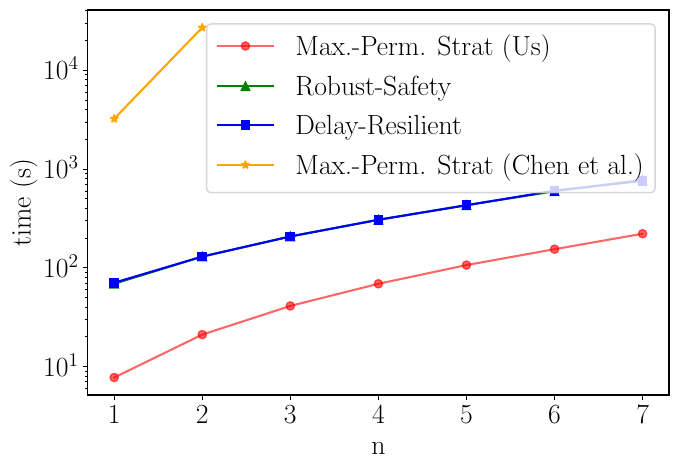

Source code (Python):
import pandas as pd
import numpy as np
from matplotlib import rc
from matplotlib import pyplot as plt

plt.rcParams.update({'font.size': 20})
rc('font', **{'family': 'serif', 'serif': ['Computer Modern']})
rc('text', usetex=True)

with open('exp1.txt', 'r') as file:
    data = file.read()

cols = ['n', 'pre-shield','safest', 'most_controllable', 'pop_sfty', 'pop_ctrl']
df = pd.DataFrame(columns=cols)
n = 0
trivial = 0
safest = 0
controllable = 0
pop_sfty = 0
pop_ctrl = 0
n =1

for line in data.split('\n')[1:]:
    if line[0:6] == 'inputs' or line == '':
        df = df.append({'n': n, 'pre-shield': trivial, 'safest': safest, 'most_controllable':controllable,
                        'pop_sfty':pop_sfty, 'pop_ctrl':pop_ctrl}, ignore_index = True)
        if line == '':
            break
        n = int(line[11])
        trivial = 0
        safest = 0
        controllable = 0
        continue
    if (len(line) < 6):
        continue
    newdelta = float(line.split('in ')[-1].split(' seconds')[0])
    if 'safety vector' in line:
        pop_sfty = newdelta
    elif 'controllability vector' in line:
        pop_ctrl = newdelta
    elif 'safety' in line:
        safest = newdelta
    elif 'controllability' in line:
        controllable = newdelta
    else :
        trivial += newdelta

original_algorithm_p1 = 195.03+216.746+464.097+920.745+1436.55
original_algorithm_p2 = 1966.26 + 2194.29+4165.77+7349.38+11483.8

df['original'] = [original_algorithm_p1, original_algorithm_p2, np.inf, np.inf, np.inf, np.inf, np.inf]

df

for i in df.index[1:]:
    df.loc[i,'pre-shield'] = df.loc[i,'pre-shield'] + df.loc[i-1,'pre-shield']
df.safest = df.safest + df['pre-shield'] + df.pop_sfty
df.most_controllable = df.most_controllable + df['pre-shield'] + df.pop_ctrl

figfactor = 0.5
fig, ax1 = plt.subplots(figsize=(15*figfactor,10*figfactor))
ax1.plot(df.n.astype('int'), df['pre-shield'], color = 'r', marker = 'o', alpha = 0.6)
ax1.plot(df.n.astype('int'), df.safest, color = 'g', marker = '^')
ax1.plot(df.n.astype('int'), df.most_controllable, color = 'b', marker = 's')
ax1.plot(df.n.astype('int'), df.original, color = 'orange', marker = '*')
ax1.set_xlabel('n')
ax1.set_ylabel('time (s)')
ax1.set_yscale('log', base=10)
ax1.set_xticks(df.n.astype('int'))
ax1.legend(['Max.-Perm. Strat (Us)', 'Robust-Safety', 'Delay-Resilient', 'Max.-Perm. Strat (Chen et al.)'], loc='upper right')
# plt.tight_layout()
plt.savefig('exp1.pdf', bbox_inches='tight')
plt.show()
